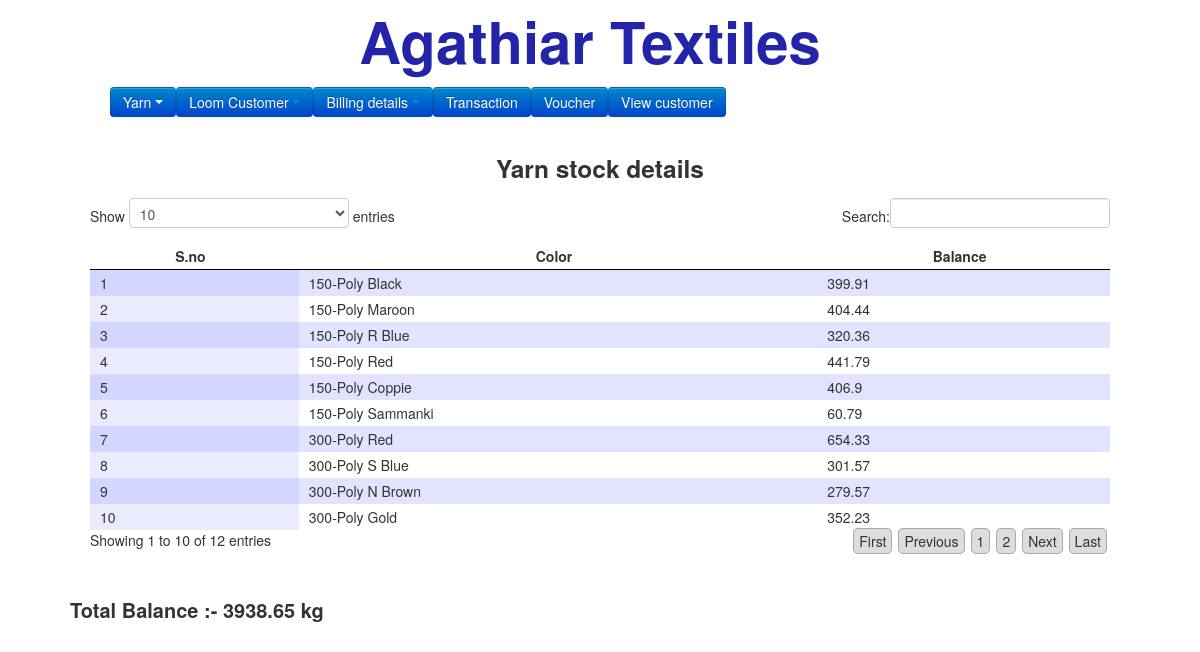
/threadpolystock.php, run on the app's committed database.
### tables this page shows
CREATE TABLE `color` (
  `id` int(50) NOT NULL,
  `name` text NOT NULL,
  `date` varchar(50) NOT NULL
);

### threadpolystock.php (the view, shortened to what this page needs)
<?php
include('template/header.php');
?>
<center><h3>Yarn stock details</h3></center>
<?php
$threads = [];
$givenkg = [];
$select=mysql_query("SELECT sum(kg) as kg, color FROM `threads` where kg > 0 group by color");
if (mysql_num_rows($select) > 0) {
    while($fetch = mysql_fetch_assoc($select)){
		$threads[$fetch['color']] = $fetch['kg'];
	}
}
$select1=mysql_query("SELECT sum(kg) as kg, color FROM `paavudetails` group by color");
if (mysql_num_rows($select1) > 0) {
    while($fetch = mysql_fetch_assoc($select1)){
		$givenkg[$fetch['color']] = $fetch['kg'];
	}
}
?>
<table id="example" border="0">
<thead>
<tr>
<th>S.no</th>
<th>Color</th>
<th>Balance</th>
</tr>
</thead>
<tbody>
<?php
$sn = 1;
$totalbalnce = 0;
foreach($threads as $k=>$v) {
	$gkg = (isset($givenkg[$k]))?$givenkg[$k]:0;
	$balnce = $v - $gkg;
	$name = getDataByName('color', $k, 'name');
	$polychk = strpos(strtolower($name), 'poly');
	if($balnce && $polychk !== false){
             $totalbalnce = $totalbalnce + $balnce;
		echo "<tr><td>".$sn++."</td><td>".$name."</td><td>".round($balnce, 2)."</td></tr>";
	}
}
?>
</tbody>
</table>
<br>
<br>
<div>
<div class="row" style="font-size:20px;padding-top:30px;font-weight:bold;">
Total Balance :- <?php echo $totalbalnce; echo ' kg' ?><br>
</div>
</body>
</html>

### data on the page
color: name "150-Poly Black", balnce "399.91"
color: name "150-Poly Maroon", balnce "404.44"
color: name "150-Poly R Blue", balnce "320.36"
color: name "150-Poly Red", balnce "441.79"
color: name "150-Poly Coppie", balnce "406.9"
color: name "150-Poly Sammanki", balnce "60.79"
color: name "300-Poly Red", balnce "654.33"
color: name "300-Poly S Blue", balnce "301.57"
color: name "300-Poly N Brown", balnce "279.57"
color: name "300-Poly Gold", balnce "352.23"

### other printed values
$totalbalnce "3938.65"
